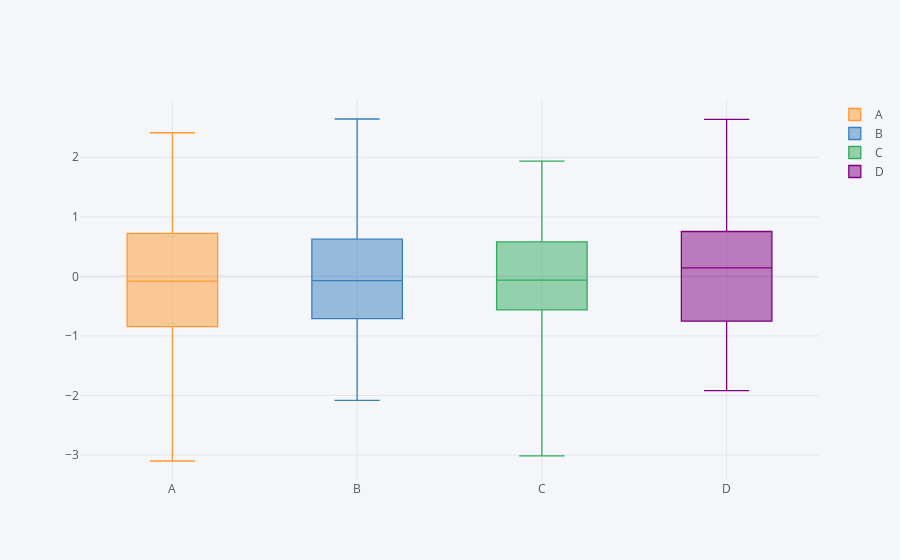

Notebook cell for this chart:
### Markdown cell above
## Boxplot

### Code cell
df.iplot(kind='box')
